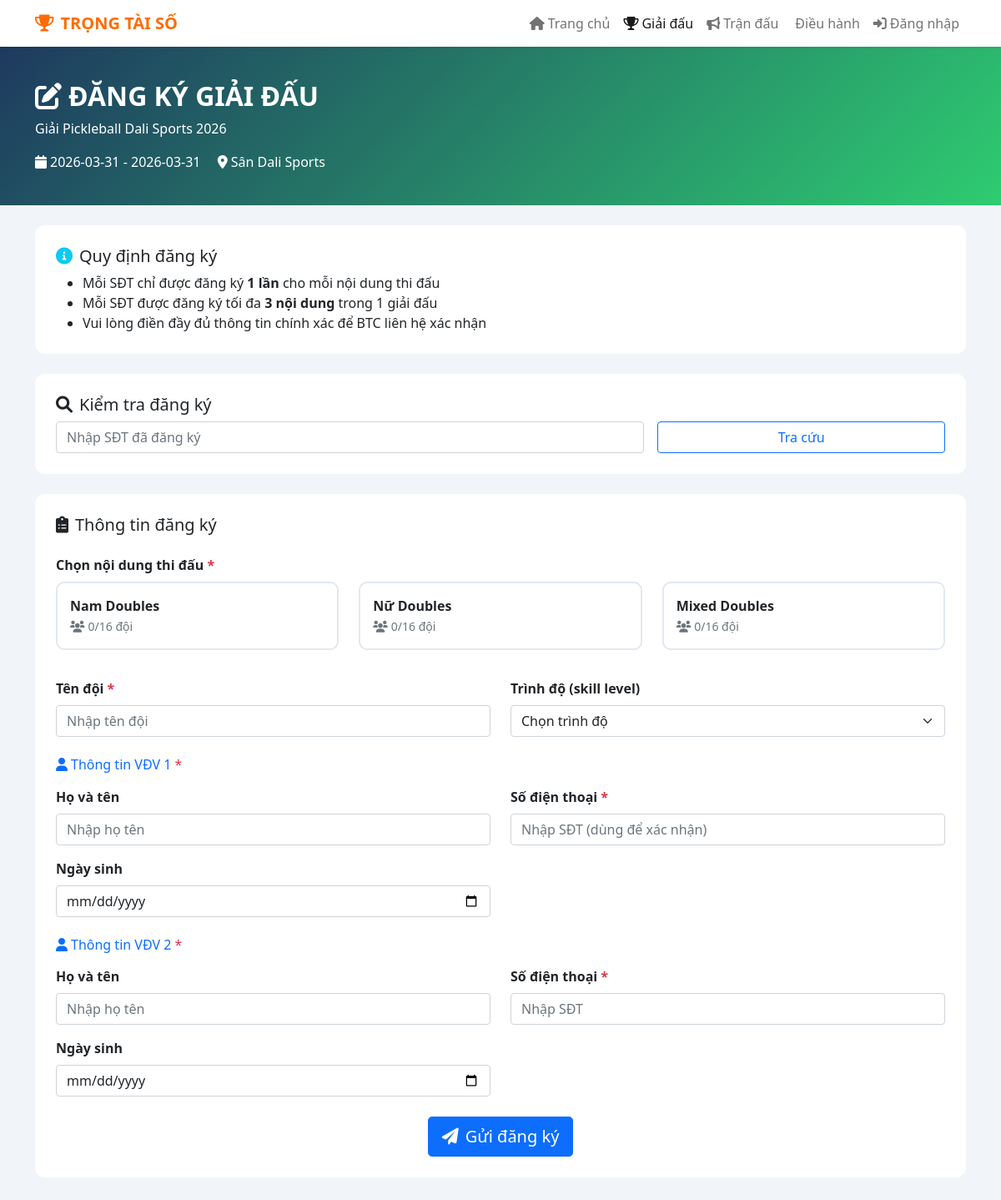
The app's page /register.php?id=6 with its own data.
### tables this page shows
CREATE TABLE `tournaments` (
  `id` int(11) NOT NULL AUTO_INCREMENT,
  `name` varchar(200) NOT NULL,
  `description` text DEFAULT NULL,
  `format` enum('round_robin','knockout','combined','double_elimination') DEFAULT 'combined',
  `start_date` date DEFAULT NULL,
  `end_date` date DEFAULT NULL,
  `registration_deadline` date DEFAULT NULL,
  `location` varchar(200) DEFAULT NULL,
  `total_teams` int(11) DEFAULT 0,
  `max_teams` int(11) DEFAULT 32,
  `status` enum('upcoming','ongoing','completed','cancelled') DEFAULT 'upcoming',
  `stage` enum('planning','registration','setup','group_stage','knockout_stage','completed') DEFAULT 'planning',
  `owner_id` int(11) DEFAULT NULL,
  `created_at` timestamp NOT NULL DEFAULT current_timestamp(),
  `winning_score` int(11) DEFAULT 11,
  PRIMARY KEY (`id`),
  KEY `owner_id` (`owner_id`),
  CONSTRAINT `tournaments_ibfk_1` FOREIGN KEY (`owner_id`) REFERENCES `users` (`id`) ON DELETE SET NULL
);

CREATE TABLE `tournamentcategories` (
  `id` int(11) NOT NULL AUTO_INCREMENT,
  `tournament_id` int(11) NOT NULL,
  `name` varchar(100) NOT NULL,
  `description` text DEFAULT NULL,
  `gender` enum('male','female','mixed','all') DEFAULT 'all',
  `skill_level` varchar(20) DEFAULT NULL,
  `skill_min` float DEFAULT 0,
  `skill_max` float DEFAULT 5.5,
  `age_min` int(11) DEFAULT 0,
  `age_max` int(11) DEFAULT 99,
  `max_teams` int(11) DEFAULT 16,
  `registration_deadline` date DEFAULT NULL,
  `current_teams` int(11) DEFAULT 0,
  `status` enum('open','closed','completed') DEFAULT 'open',
  `created_at` timestamp NOT NULL DEFAULT current_timestamp(),
  PRIMARY KEY (`id`),
  KEY `tournament_id` (`tournament_id`),
  CONSTRAINT `tournamentcategories_ibfk_1` FOREIGN KEY (`tournament_id`) REFERENCES `tournaments` (`id`) ON DELETE CASCADE
);

### register.php (the view, shortened to what this page needs)
<?php
require_once 'db.php';
require_once 'components/template.php';
$tournamentId = isset($_GET['id']) ? intval($_GET['id']) : 0;
$stmt = $pdo->prepare("SELECT * FROM Tournaments WHERE id = ?");
$stmt->execute([$tournamentId]);
$tournament = $stmt->fetch();
$categories = $pdo->prepare("SELECT * FROM TournamentCategories WHERE tournament_id = ? AND status = 'open'");
$categories->execute([$tournamentId]);
$categories = $categories->fetchAll();
$success = false;
?>
<!DOCTYPE html>
<html lang="vi">
<head>
    <link href="https://cdn.jsdelivr.net/npm/bootstrap@5.1.3/dist/css/bootstrap.min.css" rel="stylesheet">
    <link href="https://cdnjs.cloudflare.com/ajax/libs/font-awesome/6.0.0/css/all.min.css" rel="stylesheet">
</head>
<body>
    <div class="page-header">
        <div class="container">
            <h1 class="page-title"><i class="fas fa-edit me-2"></i>ĐĂNG KÝ GIẢI ĐẤU</h1>
            <p class="mt-2"><?php echo htmlspecialchars($tournament['name']); ?></p>
            <p class="mb-0">
                <i class="fas fa-calendar me-1"></i><?php echo $tournament['start_date']; ?> - <?php echo $tournament['end_date']; ?>
                <span class="ms-3"><i class="fas fa-map-marker-alt me-1"></i><?php echo htmlspecialchars($tournament['location'] ?? 'Chưa cập nhật'); ?></span>
            </p>
        </div>
    </div>
    <div class="container py-4">
        <?php if ($success): ?>
            <div class="text-center py-5">
                <i class="fas fa-check-circle text-success" style="font-size: 4rem;"></i>
                <h3 class="mt-3">Đăng ký thành công!</h3>
                <p class="text-muted">Chúng tôi sẽ liên hệ qua SĐT để xác nhận và thu phí.</p>
                <a href="register.php?id=<?php echo $tournamentId; ?>" class="btn btn-primary">Đăng ký thêm nội dung khác</a>
                <a href="tournament_list.php" class="btn btn-outline-secondary">Về danh sách giải</a>
            </div>
        <?php else: ?>
        <div class="reg-card mb-4">
            <h5><i class="fas fa-info-circle me-2 text-info"></i>Quy định đăng ký</h5>
            <ul class="mb-0">
                <li>Mỗi SĐT chỉ được đăng ký <strong>1 lần</strong> cho mỗi nội dung thi đấu</li>
                <li>Mỗi SĐT được đăng ký tối đa <strong>3 nội dung</strong> trong 1 giải đấu</li>
                <li>Vui lòng điền đầy đủ thông tin chính xác để BTC liên hệ xác nhận</li>
            </ul>
        </div>
        <div class="reg-card mb-4">
            <h5><i class="fas fa-search me-2"></i>Kiểm tra đăng ký</h5>
            <form method="post" class="row g-3">
                <div class="col-md-8">
                    <input type="text" name="check_phone" class="form-control" placeholder="Nhập SĐT đã đăng ký" value="<?php echo htmlspecialchars($_POST['check_phone'] ?? ''); ?>">
                </div>
                <div class="col-md-4">
                    <button type="submit" class="btn btn-outline-primary w-100">Tra cứu</button>
                </div>
            </form>
        </div>
        <div class="reg-card">
            <h5 class="mb-4"><i class="fas fa-clipboard-list me-2"></i>Thông tin đăng ký</h5>
            <form method="post">
                <div class="mb-4">
                    <label class="form-label">Chọn nội dung thi đấu <span class="text-danger">*</span></label>
                    <div class="row">
                        <?php foreach ($categories as $cat): ?>
                        <div class="col-md-4">
                            <label class="category-card w-100" onclick="selectCategory(<?php echo $cat['id']; ?>)">
                                <div class="fw-bold"><?php echo htmlspecialchars($cat['name']); ?></div>
                                <small class="text-muted">
                                    <i class="fas fa-users me-1"></i><?php echo $cat['current_teams']; ?>/<?php echo $cat['max_teams']; ?> đội
                                </small>
                            </label>
                        </div>
                        <?php endforeach; ?>
                    </div>
                </div>
                <div class="row mb-4">
                    <div class="col-md-6">
                        <label class="form-label">Tên đội <span class="text-danger">*</span></label>
                        <input type="text" name="team_name" class="form-control" placeholder="Nhập tên đội" value="<?php echo htmlspecialchars($_POST['team_name'] ?? ''); ?>" required>
                    </div>
                    <div class="col-md-6">
                        <label class="form-label">Trình độ (skill level)</label>
                        <select name="skill_level" class="form-select">
                            <option value="">Chọn trình độ</option>
                        </select>
                    </div>
                </div>
                <div class="mb-4">
                    <h6 class="text-primary mb-3"><i class="fas fa-user me-1"></i>Thông tin VĐV 1 <span class="text-danger">*</span></h6>
                    <div class="row">
                        <div class="col-md-6 mb-3">
                            <label class="form-label">Họ và tên</label>
                            <input type="text" name="player1_name" class="form-control" placeholder="Nhập họ tên" value="<?php echo htmlspecialchars($_POST['player1_name'] ?? ''); ?>" required>
                        </div>
                        <div class="col-md-6 mb-3">
                            <label class="form-label">Số điện thoại <span class="text-danger">*</span></label>
                            <input type="tel" name="player1_phone" class="form-control" placeholder="Nhập SĐT (dùng để xác nhận)" value="<?php echo htmlspecialchars($_POST['player1_phone'] ?? ''); ?>" required>
                        </div>
                        <div class="col-md-6">
                            <label class="form-label">Ngày sinh</label>
                            <input type="date" name="player1_dob" class="form-control" value="<?php echo htmlspecialchars($_POST['player1_dob'] ?? ''); ?>">
                        </div>
                    </div>
                </div>
                <div class="mb-4">
                    <h6 class="text-primary mb-3"><i class="fas fa-user me-1"></i>Thông tin VĐV 2 <span class="text-danger">*</span></h6>
                    <div class="row">
                        <div class="col-md-6 mb-3">
                            <label class="form-label">Họ và tên</label>
                            <input type="text" name="player2_name" class="form-control" placeholder="Nhập họ tên" value="<?php echo htmlspecialchars($_POST['player2_name'] ?? ''); ?>" required>
                        </div>
                        <div class="col-md-6 mb-3">
                            <label class="form-label">Số điện thoại <span class="text-danger">*</span></label>
                            <input type="tel" name="player2_phone" class="form-control" placeholder="Nhập SĐT" value="<?php echo htmlspecialchars($_POST['player2_phone'] ?? ''); ?>" required>
                        </div>
                        <div class="col-md-6">
                            <label class="form-label">Ngày sinh</label>
                            <input type="date" name="player2_dob" class="form-control" value="<?php echo htmlspecialchars($_POST['player2_dob'] ?? ''); ?>">
                        </div>
                    </div>
                </div>
                <div class="text-center">
                    <button type="submit" class="btn btn-primary btn-lg">
                        <i class="fas fa-paper-plane me-2"></i>Gửi đăng ký
                    </button>
                </div>
            </form>
        </div>
        <?php endif; ?>
    </div>
</body>
</html>

### register.php (style rules this page uses)
:root { --primary: #2ecc71; --accent: #ff6b00; --text-dark: #1e293b; }
body { background: #f1f5f9; font-family: 'Segoe UI', sans-serif; }
.page-header { background: linear-gradient(135deg, #1e3a5f 0%, #2ecc71 100%); color: white; padding: 40px 0; }
.page-title { font-size: 2rem; font-weight: 700; margin: 0; }
.reg-card { background: white; border-radius: 12px; padding: 25px; margin-bottom: 20px; }
.form-label { font-weight: 600; }
.category-card { border: 2px solid #e2e8f0; border-radius: 10px; padding: 15px; margin-bottom: 10px; cursor: pointer; transition: all 0.2s; }

### records on screen
tournaments: name "Giải Pickleball Dali Sports 2026", start_date "2026-03-31", end_date "2026-03-31", location "Sân Dali Sports"
tournamentcategories: name "Nam Doubles", current_teams "0", max_teams "16"
tournamentcategories: name "Nữ Doubles", current_teams "0", max_teams "16"
tournamentcategories: name "Mixed Doubles", current_teams "0", max_teams "16"
